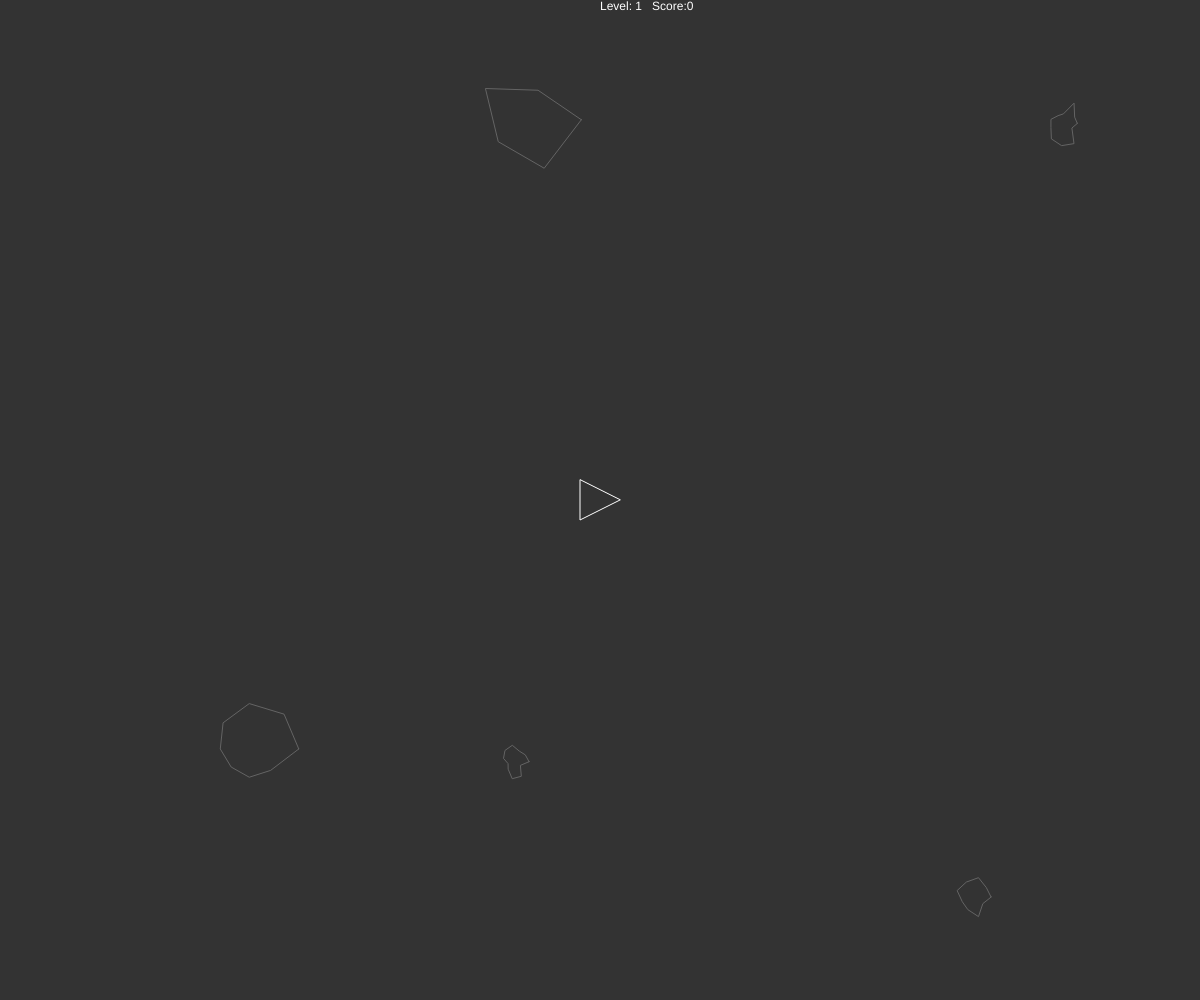
Frame 1 (no input)
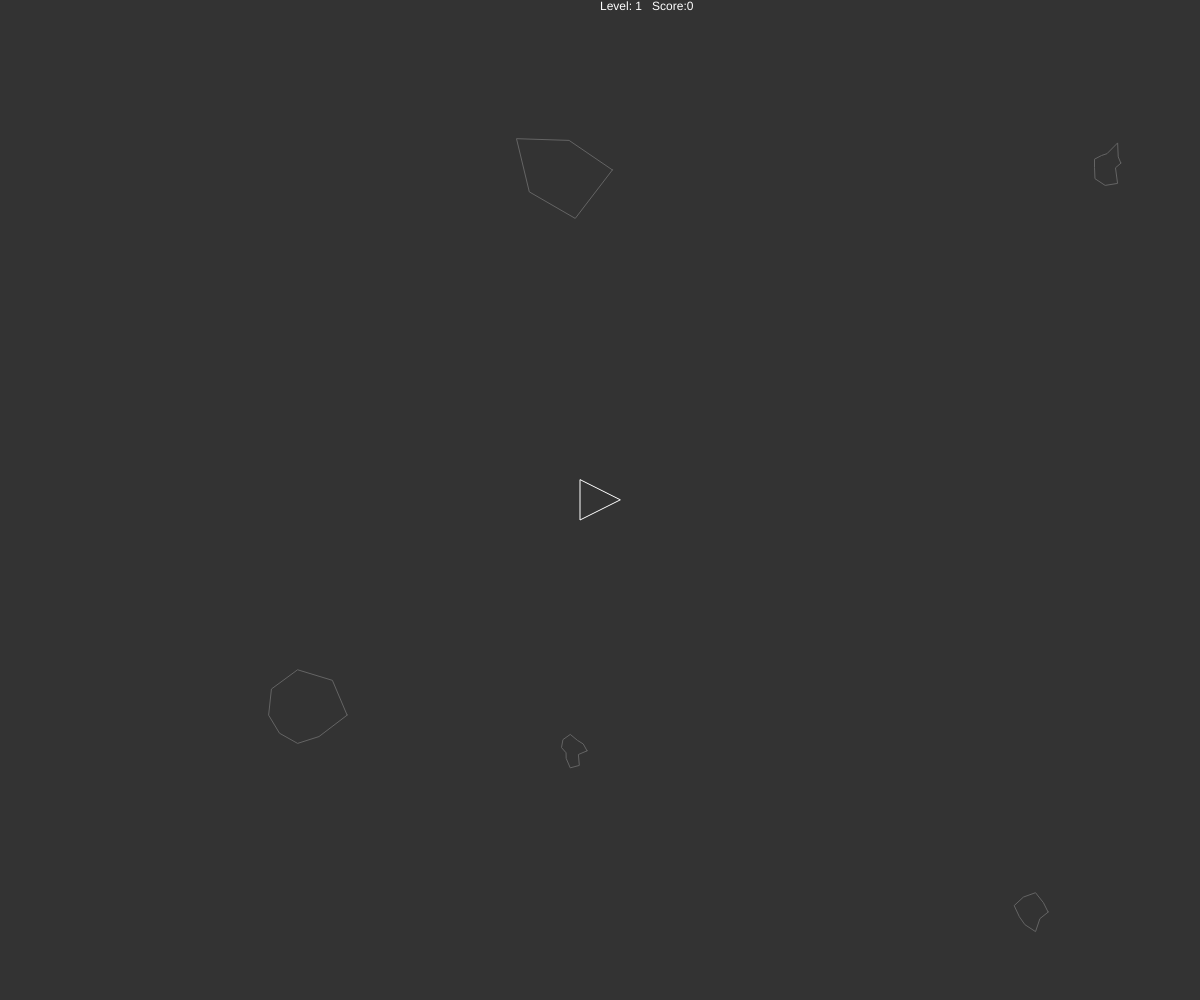
Frame 60 (no input)
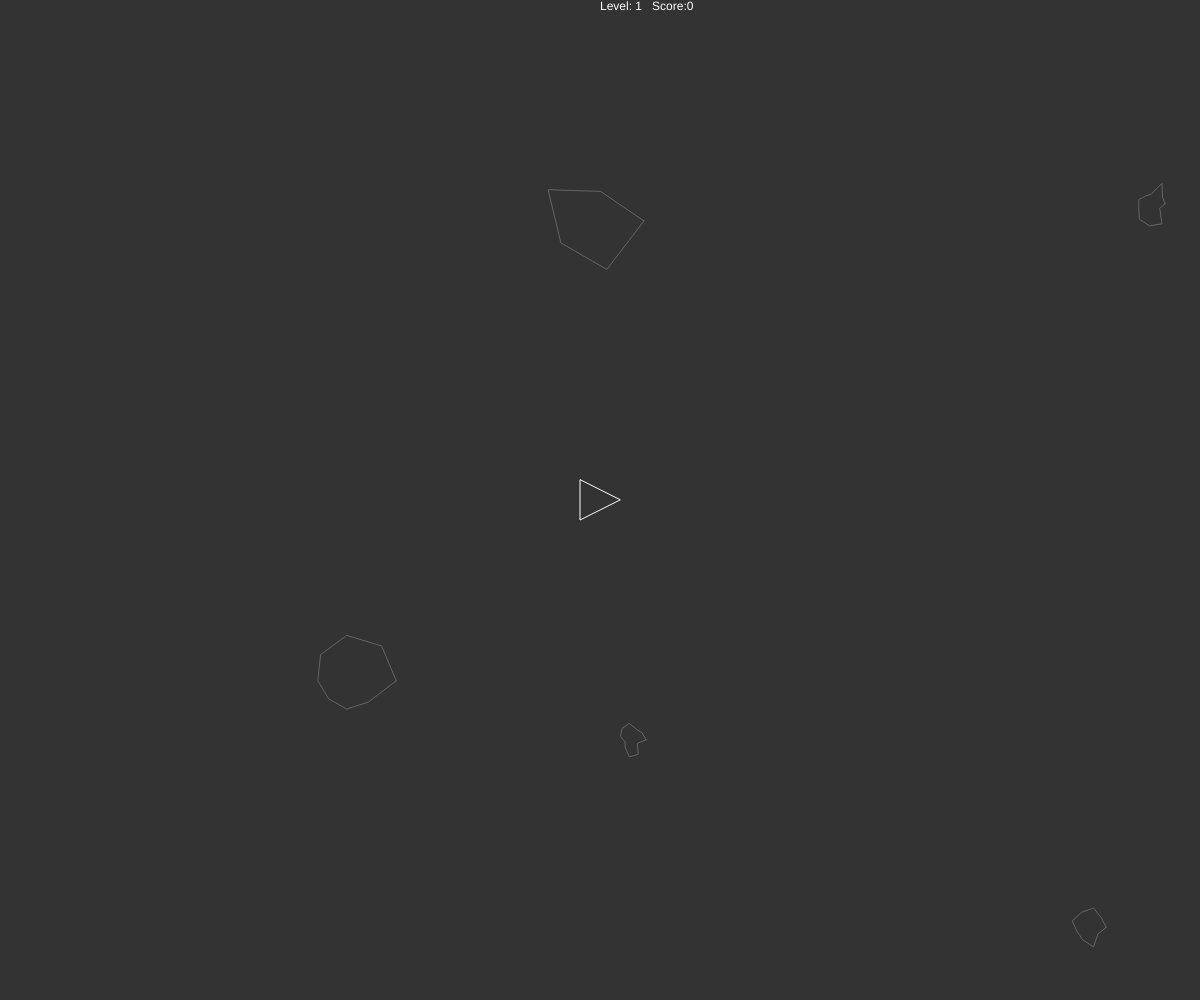
Frame 120 (the mouse pressed at the canvas centre since frame 60)

The p5.js sketch that drew these frames (run headless with seeded random() and noise() and a simulated clock; from frame 60 on, the mouse is pressed at the canvas centre):

// p5.js sketch
// ── sketch.js

var size=20;
var maxSpeed=10;
var score=0;
//Game Pieces
var ship;
var projectiles=[];
var maxFiringRange;
var asteroids=[];
let minAsSize=10;
let maxAsSize=50;
var difficulty=1;   //sets the number of starting Asteroids above default the base 5
let gameOver=false; //When true, game will pause (noLoop), then re-setup in the next loop;

function setup(){
    createCanvas(windowWidth,windowHeight);
    background(51);
    gameOver=false;
    score=0;
    ship=new Ship(size,maxSpeed);
    asteroids=generateAsteroids();
    //Firing Range is half the shortest screen dimension
    if(width>height){
        maxFiringRange=height/2;
    }else{
        maxFiringRange=width/2;
    }
    difficulty=1;
}

function draw(){
    if(gameOver){
        setup();
    }
    background(51);
    fill(255);
    for(i=asteroids.length-1;i>=0;i--){
        scoobyAtEdge(asteroids[i]);
        asteroids[i].move();
        asteroids[i].render();
        //console.log("V4a"+i+": "+asteroids[i].vertices);
        if(ship.hits(asteroids[i])){
            asteroids[i].render(true);
            endGame();
            continue;
        }
    }
    //TODO: SCOOBY Projectiles without breaking maxFiringRange
    for(i=projectiles.length-1;i>=0;i--){
        projectiles[i].update();
        projectiles[i].render();

        for(j=asteroids.length-1;j>=0;j--){
            if(projectiles[i].hits(asteroids[j])){
                //console.log("boom baby");
                score+=ceil(maxAsSize/asteroids[j].radius);
                asteroids=asteroids.concat(asteroids[j].explode());
                //console.log(asteroids);
                asteroids.splice(j,1);
                break;
            };
        }
        if(projectiles[i].pos.dist(ship.pos)>projectiles[i].firingRange){
            projectiles[i].live=false;
        }
        if(!(projectiles[i].live)){
            projectiles.splice(i,1);
        }
    }

    scoobyAtEdge(ship);
    ship.turn();
    ship.render();
    scoobyAtEdge(ship);
    text("Level: "+difficulty+"   Score:"+score, width/2, 10);

    if(asteroids.length<=0){
        difficulty++;
        score+=500;
        asteroids=generateAsteroids();
    }
}

//gamerules
function endGame(){
    noLoop();
    console.log("OH NO DIED!");
    console.log("Score: "+score);
    gameOver=true;
}

//make an array of Asteroids. Defaults to difficulty level +5
function generateAsteroids(num){
    if(num==null){
        num=difficulty;
    }
    num+=4;//So there are always at least 5 Asteroids from default level 1
    var asteroids=[];
    for(i=0;i<num;i++){
        asteroids.push(new Asteroid(0,0,minAsSize,maxAsSize));
    }
    //console.log(asteroids);
    return asteroids;
}

//At edge of canvas, magically come out other side like scooby-doo in a hotel chase
function scoobyAtEdge(obj){
    //obj radius is used to fully hide obj before flipping coords
    if(obj.pos.x>width+obj.radius){              //right
        obj.pos.x= -obj.radius;
    }else if(obj.pos.x+obj.radius<0){ //left
        obj.pos.x=width;
    }
    if(obj.pos.y>height+obj.radius){             //bottom
        obj.pos.y= -obj.radius;
    }else if(obj.pos.y+obj.radius<0){ //top
        obj.pos.y=height;
    }
}

//TODO: Let user hold-down key -- as upgrade?
function keyPressed(){
    loop();
    //TODO: Make the turning MUCH more fine
    if(keyCode===RIGHT_ARROW){
        ship.setRotation( 0.1);
    }else if(keyCode===LEFT_ARROW){
        ship.setRotation(-0.1);
    }
    if(keyCode===UP_ARROW){
        ship.engageThrottle();
    }
    if(key===' '){
        //TODO: Subtract 1 point when firing a bullet
        projectiles.push(new Projectile(ship.pos,
                                        p5.Vector.fromAngle(ship.heading),
                                        maxFiringRange,
                                        ship.radius));
    }
    if(keyCode===ENTER){
        console.log("Score: "+score);
    }
}

function keyReleased(){
    if(keyCode===LEFT_ARROW){
        if(keyIsDown(RIGHT_ARROW))
            ship.setRotation( 0.1);
        else
            ship.setRotation(0);
    }
    else if (keyCode===RIGHT_ARROW ){
        if(keyIsDown(LEFT_ARROW))
            ship.setRotation(-0.1);
        else
            ship.setRotation(0);
    }
    if(keyCode===UP_ARROW){
        ship.releaseThrottle();
    }
}
// ── asteroid.js
class Asteroid{
    //NOTE: if Radius=0, min & max size are used to generate random Radius
    constructor(posVector,radiusInt,minAsSize,maxAsSize,verticesInt){
        //MIN & MAX size
        if(minAsSize!=null && maxAsSize !=null){
            this.minAsSize=minAsSize; //used in explode
            this.maxAsSize=maxAsSize; //used in explode
        }else{
            this.minAsSize=10; //used in explode
            this.maxAsSize=50; //used in explode
        }
        //RADIUS
        if(radiusInt){
            this.radius=radiusInt
        }else{
            this.radius=floor(random(this.minAsSize,this.maxAsSize));
        }
        //POSITION
        if(posVector){
            this.pos=posVector.copy();
        }else{
            this.pos=createVector(random(width),random(height));
        }
        //Number of VERTICES
        if(verticesInt){
            this.vertices=verticesInt;
        }else{
            this.vertices=floor(random(5,15));
        }
        this.offset=[];
        //TODO: Add perlin noise for roughness offsets
        for (var i=0;i<this.vertices;i++){
            this.offset[i] = random(-this.radius/2,this.radius/2);//-10,15
        }
        //movement
        this.velocity=p5.Vector.random2D();
    }

    move(){
        this.pos.add(this.velocity);
    }

    //if this kills something, change the color
    render(killer){
        //start a buffered Drawing State
        push();
        //////
        noFill();
        if(killer){
            color=[255,0,0];
        }else{
            color=100;
        }
        stroke(color);
        translate(this.pos.x,this.pos.y);
        
        //this.createRoundedShape();
        this.createRoughShape();

        ///////restore original drawing state;
        pop();
    }

    //creates circular shapes with random numbers of sides
    //"roughness" should be an array of values equal in length to vertices
    createRoundedShape(array){

        //defaults to no roughness
        //ignore if array is sent properly
        var roughnessOffsets=[];
        if(array===undefined){
            for(var i=0;i<this.vertices;i++)
                roughnessOffsets[i]=0;
        }else if(array.length<this.vertices){
            for(var i=array.length;i<this.vertices;i++)
                roughnessOffsets[i]=0;
        }else{
            roughnessOffsets=array;
        }


        //Create random cirshapes via vertex
        beginShape();
        for(var i=0; i<this.vertices;i++){
            var angle = map(i,0,this.vertices,0,TWO_PI);

            var r= this.radius+roughnessOffsets[i];
            var x= r*cos(angle);
            var y= r*sin(angle);
            vertex(x,y);
        }
        //the constant "CLOSE" will make sure the final two points connect
        endShape(CLOSE);
    }
    //creates rough edged & random sided shapes based loosely on circles
    createRoughShape(){
        //pass in an array of roughness values to the rounded shape func
        this.createRoundedShape(this.offset);
    }

    //if radius >
    explode(){
        var newAsteroids=[];
        var num=floor(this.radius/this.minAsSize);
        //If the radius ~= to or < 1, then no new Asteroid replaces it
        if(num <= 1){
            //TODO:Draw 'splody particle effect
        }else{
            for(num;num>0;num--){
                    newAsteroids.push(
                        new Asteroid( this.pos,
                                    constrain(floor(2*(this.radius/3)),this.minAsSize,this.maxAsSize),
                                    this.minAsSize,
                                    this.maxAsSize)
                    );
                    
                }
        }
        return newAsteroids;
    }
}
// ── projectile.js
class Projectile{
    constructor(startPosVector,startAngleVector,firingRangeInt,cannonOffsetInt){
        //Where is the projectile
        this.pos=p5.Vector.add(startPosVector,
                               p5.Vector.mult(startAngleVector,cannonOffsetInt));
        //How fast is the projectile & in what direction?
        this.velocity=startAngleVector.copy().mult(10); //head where ship points
        //Is the Projectile live?
        this.live=true;
        this.firingRange=firingRangeInt;

        //game options
        if(cannonOffsetInt != null)
            this.cannonOffset=cannonOffsetInt;
        else
            this.cannonOffset=1;
    }

    update(){

        this.pos.add(this.velocity);
    }

    render(){
        //start a buffered Drawing State
        push();
        //////
        stroke(255);
        strokeWeight(4);
        point(this.pos.x,this.pos.y);
        ///////restore original drawing state;
        pop();
    }

    hits(obj){
        var d = dist(this.pos.x,this.pos.y,obj.pos.x,obj.pos.y);
        //This is a point, so r=0
        //TODO: Add amt for offset in casde of tiny diameter
        if (d < obj.radius){
            this.live=false;
            return true;
        }//else
        return false;
    }
}
// ── ship.js
class Ship{
    constructor(size,maxSpeed){
        this.pos=createVector(width/2,height/2);
        this.radius=size;
        this.heading=0; //Direction of "front"
        this.rotation=0;//PI/2; //in radians

        this.velocity=createVector(0,0);    //current speed
        this.acceleration=createVector(0,0);//current Change in spd
        this.maxSpeed=maxSpeed;             //maxSpeed allowed
        this.throttle=false;                //is accelerating?

        this.alive=true;

        //gameOptions
        this.hasDrag=true;
    }

    render(){
        //start a buffered Drawing State
        push();
        //////
        noFill();
        stroke(255);

        //Translate ship coords to appear at this.rotation angle
        translate(ship.pos.x,ship.pos.y);
        rotate(this.heading+PI/2);
        this.moveForward();
        //triangle pointing up @these3points
        triangle(-this.radius,this.radius,
                  this.radius,this.radius,
                  0,          -this.radius);

        ///////restore original drawing state;
        pop();
    }
    setRotation(angle){
        this.rotation=angle;
    }
    //TODO: reset heading to zero on full rotation;prevent infinite adding
    turn(){
        this.heading+=this.rotation;
    }
    moveForward(){
        //See if we're accelerating
        if(ship.throttle){
            this.accelerate(1);
        }else{
            this.acceleration=createVector(0,0);
        }
        //move us to the new position based on velocity vector
        this.pos=p5.Vector.add(this.pos,this.velocity);
        //If applicable:add drag for slow deceleration @1% per frame
        if(this.hasDrag){
            this.velocity.mult(.99);
        }      
    }
    //F=ma
    accelerate(acc){
        //this.acceleration.y =constrain(this.acceleration.y+acc,
        //                              0,this.maxSpeed);
        this.acceleration.add(p5.Vector.fromAngle(this.heading));
        this.acceleration.setMag(1);
        this.velocity.add(this.acceleration);
        //INSTEAD OF THIS COMPONENT NIGHTMARE, try....
        /*this.velocity.y = constrain(this.velocity.y,
                                    -this.maxSpeed,this.maxSpeed);
        this.velocity.x = constrain(this.velocity.x,
            -this.maxSpeed,this.maxSpeed);
        */
        //...this as a limiter
        this.velocity.limit(10);
    }
    //deccelerate(){
    //    this.velocity.mult(.99);
    //}
    engageThrottle(){
        this.throttle=true;
    }
    releaseThrottle(){
        this.throttle=false;
    }

    hits(obj){
        var d = dist(this.pos.x,this.pos.y,obj.pos.x,obj.pos.y);

        if(d<this.radius+obj.radius){
            this.alive=false;
            return true;
        }//else
        return false;
    }
}
